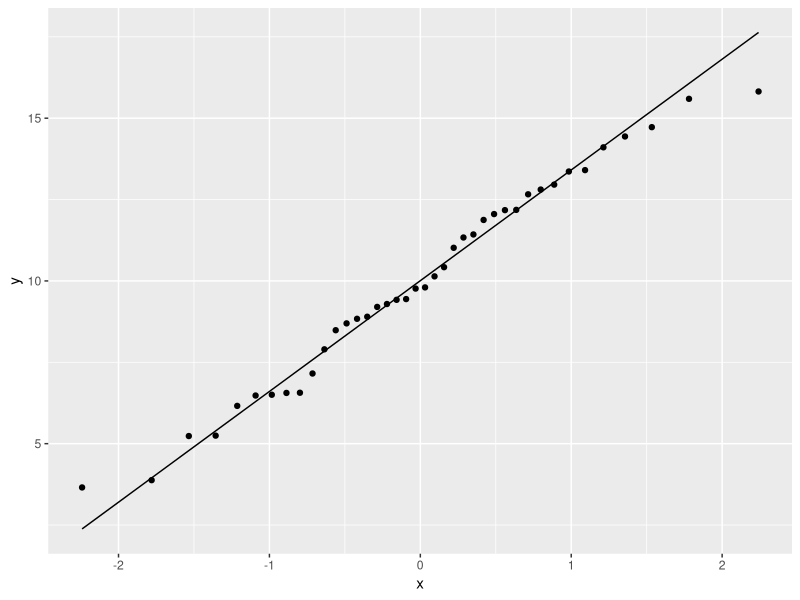

Here is the R script that generated this plot:
## ---- chunk 1
#| echo: false
#| message: false
library(tidyverse)
d <- tibble(z = rnorm(40, 10, 3))
ggplot(d, aes(sample = z)) + stat_qq() + stat_qq_line()
